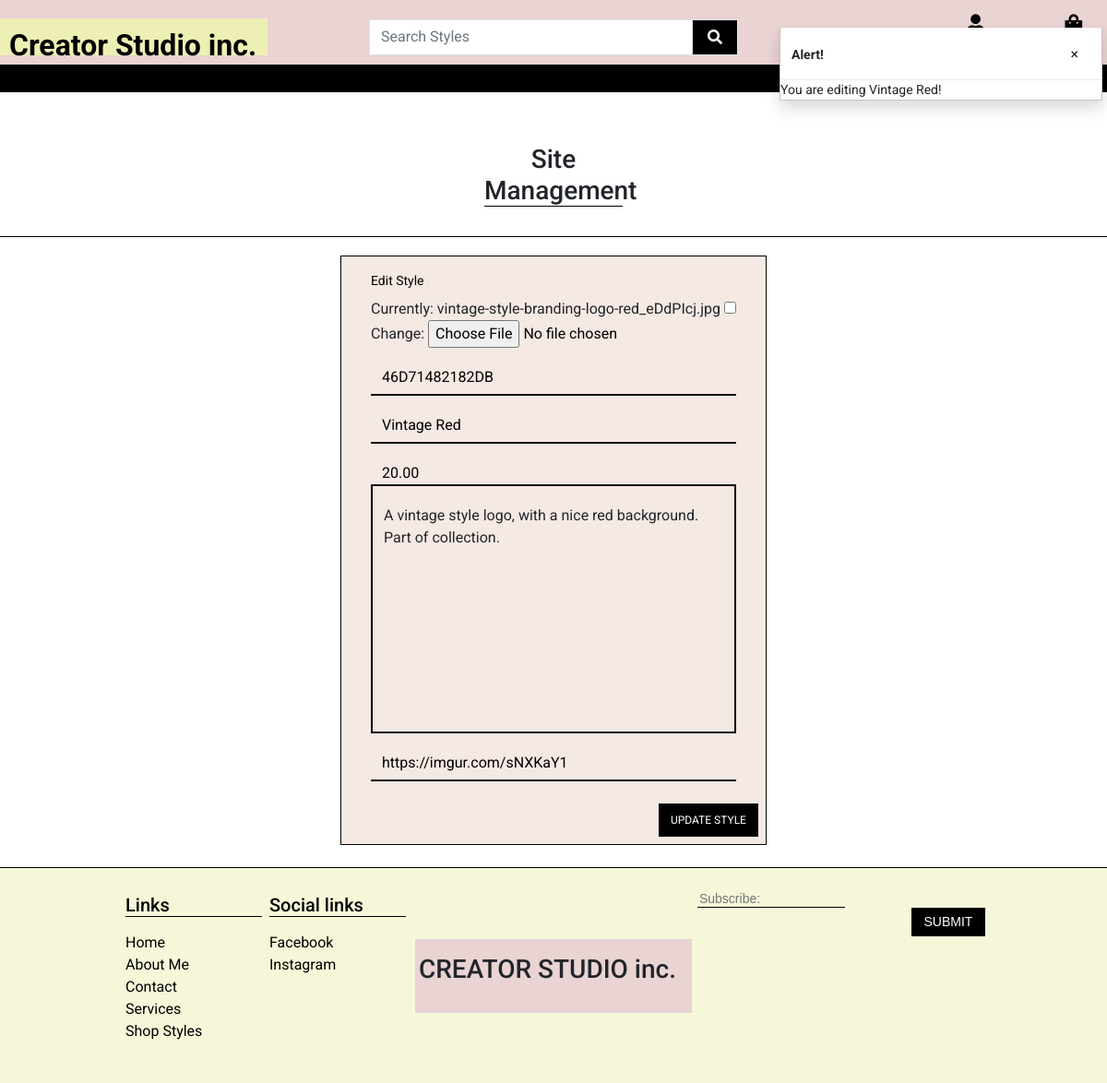
The app's page /styles/edit/1/ (signed in) with its own data.
### styles/models.py (models this page shows, shortened)
class ShopStyles(models.Model):
    class Meta:
        verbose_name_plural = 'Shop Styles'
    style_image = models.ImageField(null=True, blank=True)
    sku = models.CharField(max_length=254, null=True, blank=True)
    style_name = models.CharField(max_length=254)
    style_price = models.DecimalField(max_digits=6, decimal_places=2)
    style_description = models.TextField()
    url_field = models.URLField(null=True, blank=False, default='')

### styles/views.py (the view)
# urls.py: path('edit/<int:style_id>/', views.edit_style, name='edit_style'),
@login_required
def edit_style(request, style_id):
    if not request.user.is_superuser:
        messages.error(request, 'Sorry, only storeowners can do that!')
        return redirect(reverse('home'))
    style = get_object_or_404(ShopStyles, id=style_id)
    if request.method == 'POST':
        form = StyleForm(request.POST, request.FILES, instance=style)
        if form.is_valid():
            form.save()
            messages.success(request, 'Successfully updated style!')
            return redirect(reverse('style_detail', args=[style.id]))
        else:
            messages.error(
                request,
                'Failed to update product. Please ensure the form is valid.'
            )
    else:
        form = StyleForm(instance=style)
        messages.info(request, f'You are editing {style.style_name}!')
    template = 'styles/edit_style.html'
    context = {
        'form': form,
        'style': style,
    }
    return render(request, template, context)

### styles/forms.py
class StyleForm(forms.ModelForm):
    class Meta:
        model = ShopStyles
        fields = '__all__'
    def __init__(self, *args, **kwargs):
        super().__init__(*args, **kwargs)
        ShopStyles.objects.all()
        for field_name, field in self.fields.items():
            field.widget.attrs['class'] = 'border-black rounded-0'

### bag/contexts.py (called while the page is built, shortened)
def bag_contents(request):
    bag_items = []
    total = 0
    product_count = 0
    bag = request.session.get('bag', {})
    grand_total = total
    context = {
        'bag_items': bag_items,
        'total': total,
        'product_count': product_count,
        'grand_total': grand_total,
    }
    return context

### styles/templates/styles/edit_style.html (shortened to what this page needs)
{% extends 'base.html' %}
{% load static %}
{% load crispy_forms_tags %}
{% block extra_css %}
<link rel="stylesheet" href="{% static 'styles/css/styles.css' %}">
{% endblock %}
{% block content %}
{% block page_header %}
<div class="container header-container">
</div>
{% endblock %}
<div class="page-header d-flex justify-content-md-center mt-5">
    <h3 class="text-center mt-3 underline">Site Management</h3>
</div>
<br>
<div class="line-break"></div>
<div class="container">
    <div class="contact-form row d-flex justify-content-md-center mb-3">
        <div class="col-12 col-md-8 d-flex justify-content-md-center">
            <form action="{% url 'edit_style' style.id %}" method="POST" class="form mb-2 col-pink" enctype="multipart/form-data">
                <fieldset class="rounded px-3 mb-2 me-3 ms-3 py-3">
                    <legend class="fieldset-label small text-black">Edit Style</legend>
                        {{ form | crispy }}
                </fieldset>
                <div class="mb-2 me-2 d-flex justify-content-end">
                    <button type="submit" class=" submit btn btn-md rounded-0 text-uppercase py-2">Update Style</button>
                </div>
            </form>
        </div>
    </div>
</div>
{% endblock %}

### static/css/base.css (style rules this page uses)
html { height: 100%; }
body { font-family: Roboto, sans-serif; height: 100%; }
.row { margin: 0; padding: 0; --bs-gutter-x: 0 !important; --bs-gutter-y: 0 !important; }
.page-header { justify-content: center; margin-top: 80px !important; }
.underline { width: 150px; border-bottom: 1px solid black; }
.line-break { border-bottom: 1px solid black; margin-bottom: 20px; }
.submit { background-color: #000; color: #fff; font-size: .75rem; }
a { color: inherit; text-decoration: none; transition: all 0.3s; }
@media (min-width: 1200px) { .container { max-width: 80%; } }
@media (min-width: 992px) { .header-container { padding-top: 30px; } }

### styles/static/styles/css/styles.css (style rules this page uses)
.col-pink { border: 1px solid black; background-color: #F5E9E4 !important; }
.contact-form input { border: 0 !important; border-bottom: 2px solid #000 !important; background-color: #F5E9E4 !important; color: #000; }
.contact-form input::placeholder { color: #555!important; }
textarea { border: 2px solid #000 !important; background-color: #F5E9E4 !important; color: #000; resize: none; }
#id_style_price, #id_style_image { border-bottom: 0 !important; padding-bottom: 0; }
.contact-form .form-control { border-radius: 0 !important; padding-top: 20px; }

### records on screen
ShopStyles: sku "46D71482182DB", style_name "Vintage Red", style_price "20.00", style_description "A vintage style logo, with a nice red background. Part of collection.", url_field "https://imgur.com/sNXKaY1"

### other values on screen
{{ message }} "You are editing Vintage Red!"
